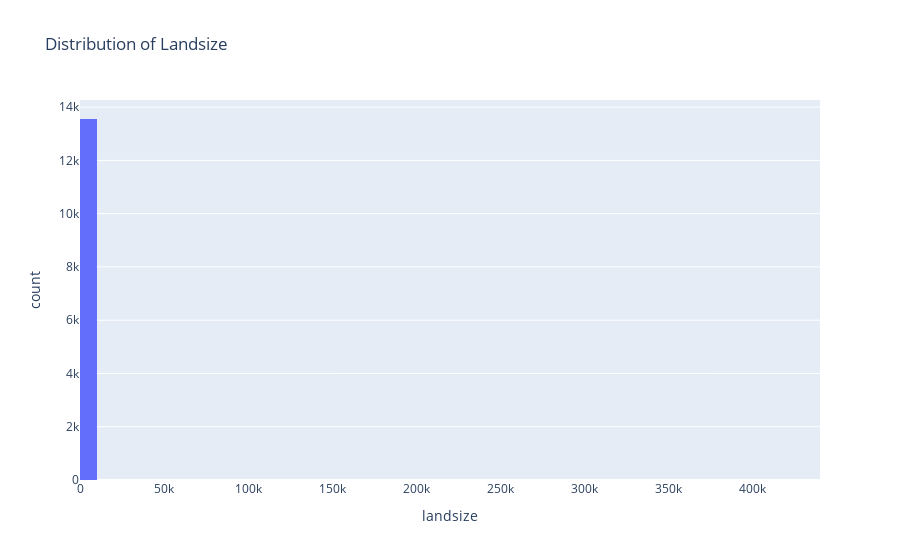

Write notebook code for a chart like this one.
### Markdown cell above
3. **What is the distribution of Landsize ?**

### Code cell
px.histogram(df, x='landsize', nbins=50, title='Distribution of Landsize')

### Figure 1 — Plotly figure (JSON) as saved in the notebook; plotly's stock layout.template omitted (floating-point values rounded to 4 significant figures; data arrays with more than 128 entries replaced by an {"elided": "..."} marker saying what was removed)
{"data": [{"bingroup": "x", "hovertemplate": "landsize=%{x}<br>count=%{y}<extra></extra>", "legendgroup": "", "marker": {"color": "#636efa", "pattern": {"shape": ""}}, "name": "", "nbinsx": 50, "orientation": "v", "showlegend": false, "type": "histogram", "x": {"elided": "13580 float values"}, "xaxis": "x", "yaxis": "y"}], "layout": {"barmode": "relative", "legend": {"tracegroupgap": 0}, "title": {"text": "Distribution of Landsize"}, "xaxis": {"anchor": "y", "domain": [0, 1], "title": {"text": "landsize"}}, "yaxis": {"anchor": "x", "domain": [0, 1], "title": {"text": "count"}}}}
